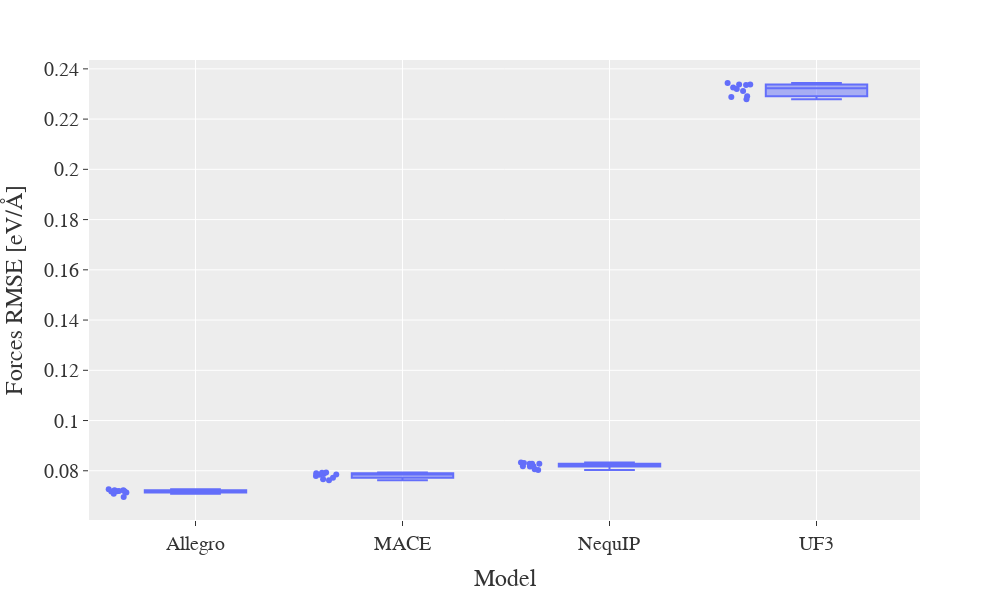

Source (notebook cell):
### Code cell
fig = px.box(results,x='Model',y='Delta F sum', points="all")
fig.update_layout(
    yaxis={'title':'Forces RMSE [eV/Å]'},
        font_family="Serif",font_size=20,
        template='ggplot2',
        width=1000,
        height=600
)

### Figure 1 — Plotly figure (JSON) as saved in the notebook; plotly's stock layout.template omitted (floating-point values rounded to 4 significant figures)
{"data": [{"alignmentgroup": "True", "boxpoints": "all", "hovertemplate": "Model=%{x}<br>Delta F sum=%{y}<extra></extra>", "legendgroup": "", "marker": {"color": "#636efa"}, "name": "", "notched": false, "offsetgroup": "", "orientation": "v", "showlegend": false, "type": "box", "x": ["Allegro", "Allegro", "Allegro", "Allegro", "Allegro", "Allegro", "Allegro", "Allegro", "Allegro", "Allegro", "MACE", "MACE", "MACE", "MACE", "MACE", "MACE", "MACE", "MACE", "MACE", "MACE", "NequIP", "NequIP", "NequIP", "NequIP", "NequIP", "NequIP", "NequIP", "NequIP", "NequIP", "NequIP", "UF3", "UF3", "UF3", "UF3", "UF3", "UF3", "UF3", "UF3", "UF3", "UF3"], "x0": " ", "xaxis": "x", "y": [0.07192, 0.07229, 0.07189, 0.07179, 0.07187, 0.0726, 0.0714, 0.07091, 0.06956, 0.07229, 0.07921, 0.07843, 0.07722, 0.07936, 0.07621, 0.07876, 0.07855, 0.0779, 0.07659, 0.07904, 0.08282, 0.08178, 0.08061, 0.08306, 0.08176, 0.0833, 0.08276, 0.08166, 0.08035, 0.08277, 0.2336, 0.2338, 0.2291, 0.2338, 0.2288, 0.232, 0.2344, 0.2326, 0.2279, 0.2312], "y0": " ", "yaxis": "y"}], "layout": {"boxmode": "group", "font": {"family": "Serif", "size": 20}, "height": 600, "legend": {"tracegroupgap": 0}, "margin": {"t": 60}, "width": 1000, "xaxis": {"anchor": "y", "domain": [0, 1], "title": {"text": "Model"}}, "yaxis": {"anchor": "x", "domain": [0, 1], "title": {"text": "Forces RMSE [eV/Å]"}}}}
